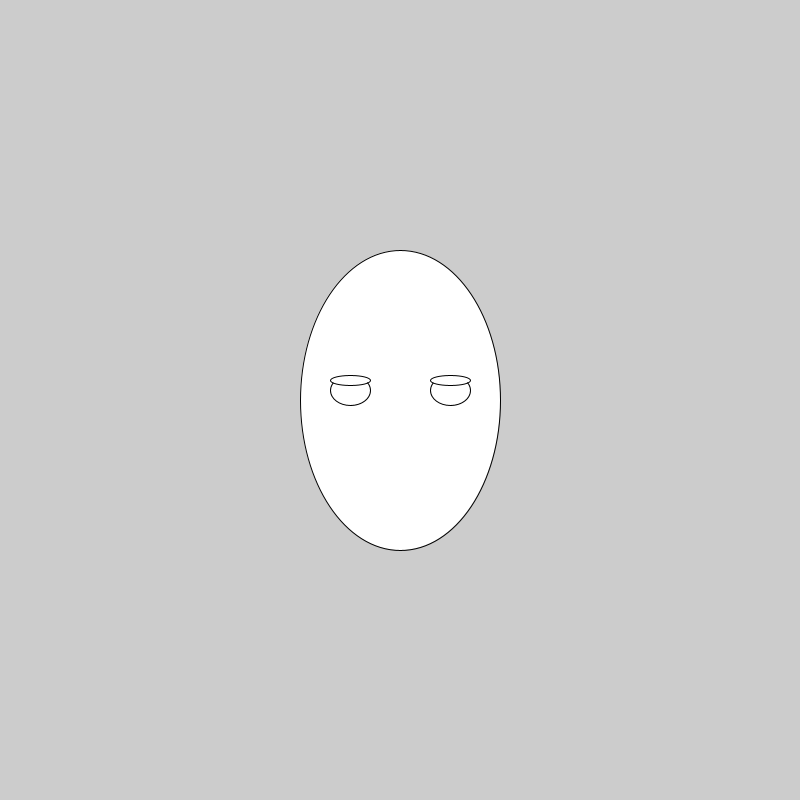
Frame 1 (no input)
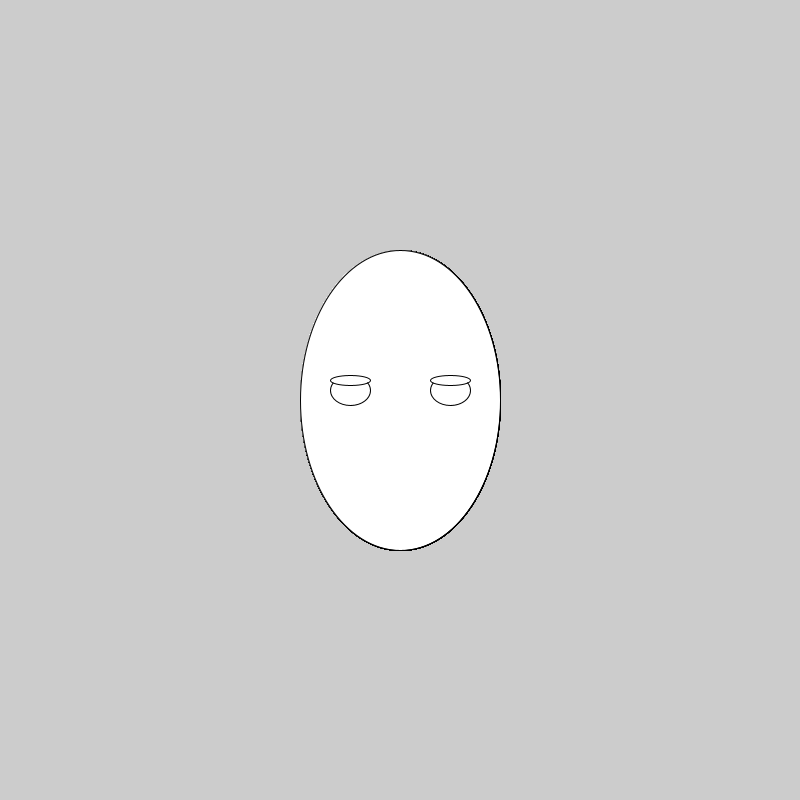
Frame 60 (the mouse pressed at the canvas centre just before this capture)
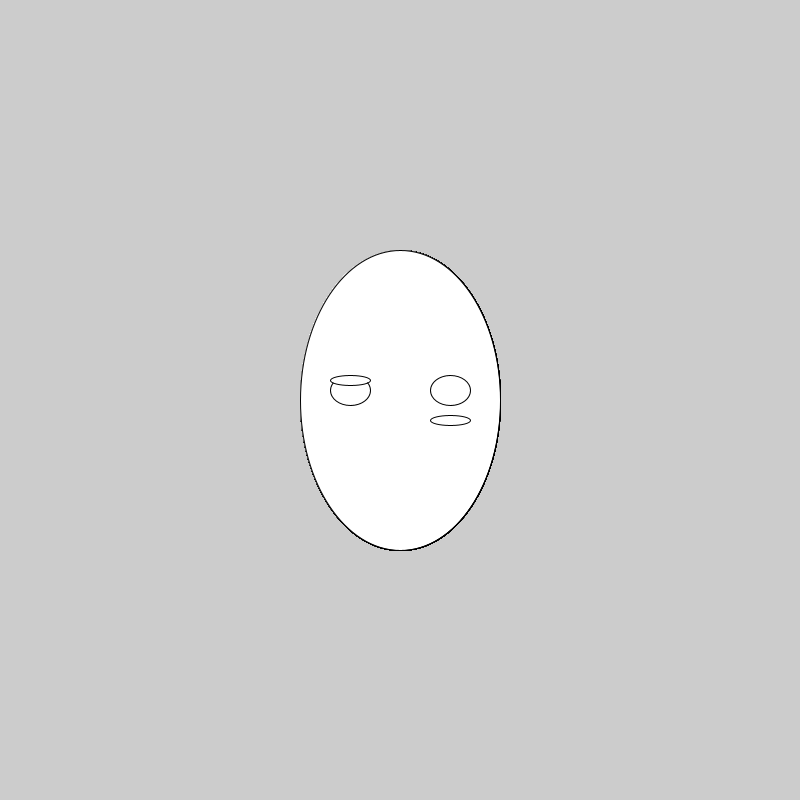
Frame 120 (the mouse held since frame 60 and released just before this capture)

The Processing sketch that drew these frames (run headless with seeded random() and noise(); from frame 60 on, the mouse is pressed at the canvas centre):

// Processing sketch: draw_face_and_declaring_functions_
// ── draw_face_and_declaring_functions_.pde
void setup () {
  size(800, 800);
}

void draw() {
  drawFace(width/2, height/2);
} 

void greyScaleCircle(float x, float y, float d) {
  ellipse(x, y, d, d);
}

//supplying arguments/ parametres to a function  e.g.

//declaration of a function ; void, function name, (arguments), {Behaviour}
//call them use function function name (arguments)
void drawFace(float x, float y) {
  float faceMiddleX = x;
  float faceMiddleY = y;
  float eyeRightX = faceMiddleX + 50;
  float eyeRightY = faceMiddleY - 10;
  float eyeLeftX = faceMiddleX - 50;
  float eyeLeftY = faceMiddleY -10;
  float reyebrowX = eyeRightX;
  float reyebrowY = eyeRightY - 10;
  float leyebrowX = eyeLeftX;
  float leyebrowY = eyeLeftY - 10;
  float faceHeight = 300;
  float faceWidth = 200;

  //face
  ellipse(faceMiddleX, faceMiddleY, faceWidth, faceHeight);


  //ellipse(eyeRightX, eyeRightY, 40, 10);
  ellipse(eyeRightX, eyeRightY, 40, 30);
  ellipse(eyeLeftX, eyeLeftY, 40, 30);

  ellipse(reyebrowX, reyebrowY + mouseY * 0.1, 40, 10);
  ellipse(leyebrowX, leyebrowY, 40, 10);
  //ellipse(500, 400, 50, 70);
  //ellipse(300, 400, 50, 70);
}
